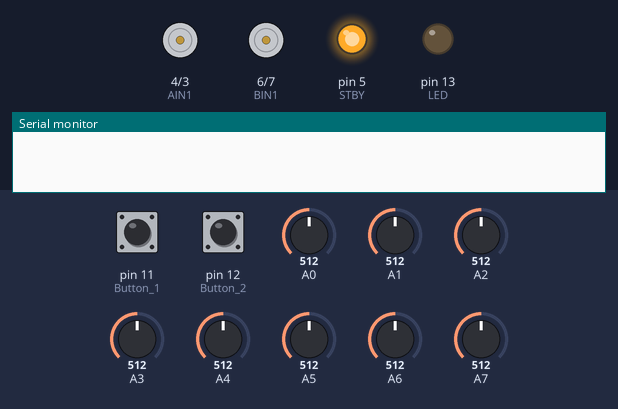
A sketch run on a simulated Arduino Uno, built with avr-gcc and run on an emulated ATmega328P. Shown: motor-driver pin pairs drawn as motors (green arrow = first pin HIGH = forward, orange = second pin HIGH = backward, longer = more drive, scaled by the enable pin, stopped while the standby pin is LOW), output pins drawn as LEDs (lit = HIGH), the last lines printed to the serial monitor. Inputs (shaded band) come from the test bench; at power-on: pin 11 (Button_1) HIGH, pin 12 (Button_2) HIGH, A0 = 512, A1 = 512, A2 = 512, A3 = 512, A4 = 512, A5 = 512, A6 = 512, A7 = 512.

Above: at 1.2 s.
1.3 s: pin 11 (Button_1) pulled LOW for 0.15 s
At 2.9 s:
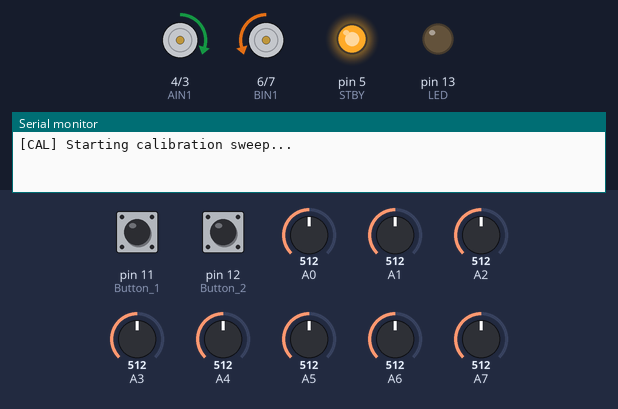
At 3.8 s:
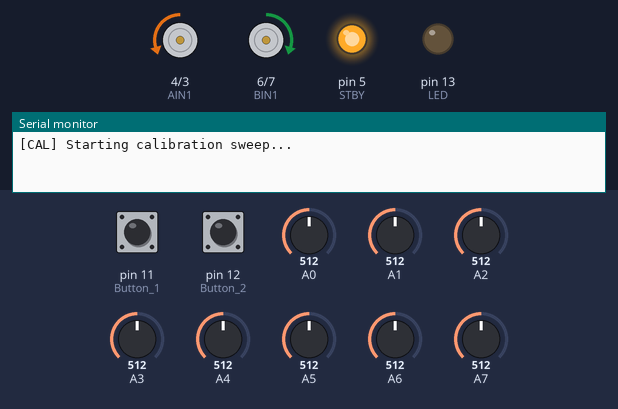
4.4 s: pin 12 (Button_2) pulled LOW for 0.15 s
At 6.1 s:
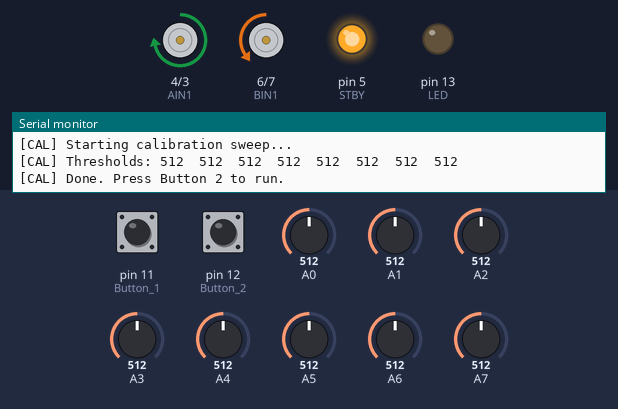
Timing chart, 0 to 7.6 s (numbered marks = the images above; inputs shaded):
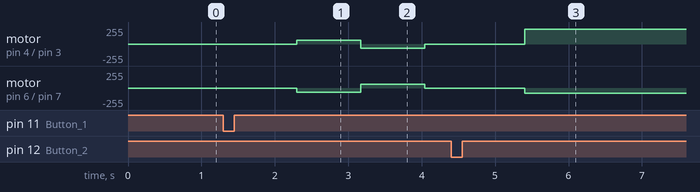

Measured:
- after the input at 1.3 s, motor on pin 4 (AIN1) / pin 3 (AIN2): stopped → forward 60/255 after 1.0 s, → backward 60/255 0.87 s later, → stopped 0.87 s later; motor on pin 6 (BIN1) / pin 7 (BIN2): stopped → backward 60/255 after 1.0 s, → forward 60/255 0.87 s later, → stopped 0.87 s later
- after the input at 4.4 s, motor on pin 4 (AIN1) / pin 3 (AIN2): stopped → forward 220/255 after 1.0 s; motor on pin 6 (BIN1) / pin 7 (BIN2): stopped → backward 80/255 after 1.0 s

The sketch:

PID_LineFollower.ino
```cpp
/*
 * ================================================================
 *          PID LINE FOLLOWING ROBOT
 *          Author  : Deepak K  (@Deepakk-06)
 *          Control : Discrete PID with anti-windup & auto-calibration
 * ================================================================
 *
 * SYSTEM OVERVIEW
 * ---------------
 * An 8-channel IR sensor array continuously samples the line position.
 * Each sensor is assigned a positional weight. The weighted average of
 * all active sensor readings produces a signed error value:
 *
 *      Sensor  :  S1   S2   S3   S4   S5   S6   S7   S8
 *      Weight  :  +4   +3   +2   +1   -1   -2   -3   -4
 *
 *      error > 0  →  line is left of center  →  steer left
 *      error < 0  →  line is right of center →  steer right
 *      error = 0  →  robot is centered       →  full speed ahead
 *
 * The PID controller converts that error into a differential speed
 * correction applied to the two drive motors:
 *
 *      leftSpeed  = baseSpeed - PIDoutput
 *      rightSpeed = baseSpeed + PIDoutput
 *
 * CALIBRATION
 * -----------
 * Before each run the robot sweeps left and right, recording the min
 * and max analog value seen by every sensor. The midpoint becomes
 * each sensor's individual binary threshold. This compensates for
 * uneven lighting, sensor variation, and surface reflectivity.
 *
 * LINE LOSS RECOVERY
 * ------------------
 * If all sensors go inactive (robot has left the line), the integrator
 * is reset to prevent windup and the robot spins hard in the direction
 * of the last known error until the line is reacquired.
 *
 * ================================================================
 */

// Fast ADC access macros (set/clear individual bits in SFR registers)
#ifndef cbi
#define cbi(sfr, bit) (_SFR_BYTE(sfr) &= ~_BV(bit))
#endif
#ifndef sbi
#define sbi(sfr, bit) (_SFR_BYTE(sfr) |= _BV(bit))
#endif

// ----------------------------------------------------------------
//  Motor Driver Pin Map  (TB6612FNG)
// ----------------------------------------------------------------
#define AIN1  4    // Motor A direction pin 1
#define AIN2  3    // Motor A direction pin 2
#define PWMA  9    // Motor A PWM speed
#define BIN1  6    // Motor B direction pin 1
#define BIN2  7    // Motor B direction pin 2
#define PWMB  10   // Motor B PWM speed
#define STBY  5    // Driver standby (active HIGH)
// ----------------------------------------------------------------

// ----------------------------------------------------------------
//  Track & Sensor Configuration  — edit these to match your setup
// ----------------------------------------------------------------
bool         isBlackLine    = true;  // true = black line on white surface
unsigned int lineThickness  = 15;    // line width in mm (keep between 10–35)
unsigned int numSensors     = 8;     // number of active IR sensors (5, 7, or 8)
// ----------------------------------------------------------------

// ----------------------------------------------------------------
//  PID Gains  — tuned for 15mm black line, smooth curves, speed 220
//
//  Kp  Proportional: steering effort per unit of error.
//       Too high → oscillation. Too low → sluggish cornering.
//
//  Kd  Derivative: resists rapid error changes (damps oscillation).
//       The most impactful gain for high-speed stability.
//       Increase this first if the robot wiggles at speed.
//
//  Ki  Integral: accumulates residual error over time.
//       Fixes steady-state drift on long straights.
//       Keep small — large values cause integrator windup.
// ----------------------------------------------------------------
float Kp = 0.13;
float Kd = 0.40;
float Ki = 0.0005;
// ----------------------------------------------------------------

// ----------------------------------------------------------------
//  Speed Configuration
// ----------------------------------------------------------------
int lfSpeed      = 220;   // cruise speed (0–255)
int currentSpeed = 60;    // starting speed — ramps up to lfSpeed each loop
// ----------------------------------------------------------------

// PID state variables
int    P, D, PIDvalue;
int    I             = 0;
int    previousError = 0;
double error         = 0;
int    lsp, rsp, activeSensors;
int    onLine = 1;

// Positional weights for 8-sensor array (left = positive, right = negative)
int sensorWeight[8] = { 4, 3, 2, 1, -1, -2, -3, -4 };

// Per-sensor calibration and live readings
int minValues[8], maxValues[8], threshold[8];
int sensorValue[8], sensorArray[8];


// ================================================================
//  SETUP
// ================================================================
void setup() {

  // Set ADC prescaler to 16 → ADC clock ~1MHz → faster analogRead
  // Default prescaler is 128 (~125kHz). With 8 sensors sampled
  // every loop iteration, faster ADC directly improves loop frequency.
  sbi(ADCSRA, ADPS2);
  cbi(ADCSRA, ADPS1);
  cbi(ADCSRA, ADPS0);

  Serial.begin(115200);

  // Motor driver GPIO
  pinMode(AIN1, OUTPUT);  pinMode(AIN2, OUTPUT);
  pinMode(BIN1, OUTPUT);  pinMode(BIN2, OUTPUT);
  pinMode(PWMA, OUTPUT);  pinMode(PWMB, OUTPUT);
  pinMode(STBY, OUTPUT);
  digitalWrite(STBY, HIGH);  // take driver out of standby

  // User interface
  pinMode(11, INPUT_PULLUP);  // Button 1 → start calibration
  pinMode(12, INPUT_PULLUP);  // Button 2 → start run
  pinMode(13, OUTPUT);        // LED → on-line indicator

  lineThickness = constrain(lineThickness, 10, 35);
}


// ================================================================
//  MAIN LOOP
// ================================================================
void loop() {

  // --- Wait for calibration trigger ---
  while (digitalRead(11)) {}
  delay(1000);
  calibrate();

  // --- Wait for run trigger ---
  while (digitalRead(12)) {}
  delay(1000);

  // Reset PID state before run to avoid stale values
  I            = 0;
  previousError = 0;
  currentSpeed  = 60;

  // --- Main control loop ---
  while (1) {

    readLine();

    // Gradually ramp speed up to cruise — avoids wheel slip on start
    if (currentSpeed < lfSpeed) currentSpeed++;

    if (onLine) {
      // On line: run PID and drive
      lineFollow();
      digitalWrite(13, HIGH);

    } else {
      // Line lost: reset integrator, spin toward last known error
      digitalWrite(13, LOW);
      I = 0;

      if (error > 0) {
        motor1run(-80);
        motor2run(lfSpeed);
      } else {
        motor1run(lfSpeed);
        motor2run(-80);
      }
    }
  }
}


// ================================================================
//  PID LINE FOLLOW
//  Computes weighted position error from active sensors,
//  runs the PID equation, and sets differential motor speeds.
// ================================================================
void lineFollow() {

  error         = 0;
  activeSensors = 0;

  for (int i = 0; i < numSensors; i++) {
    error         += (double)sensorWeight[i] * sensorArray[i] * sensorValue[i];
    activeSensors += sensorArray[i];
  }

  // Weighted average — normalises error regardless of how many
  // sensors are active at a given moment
  if (activeSensors > 0) error /= activeSensors;

  P = error;
  I = constrain(I + (int)error, -500, 500);  // anti-windup clamp
  D = (int)error - previousError;

  PIDvalue     = (int)((Kp * P) + (Ki * I) + (Kd * D));
  previousError = (int)error;

  lsp = constrain(currentSpeed - PIDvalue, 0, 255);
  rsp = constrain(currentSpeed + PIDvalue, 0, 255);

  motor1run(lsp);
  motor2run(rsp);
}


// ================================================================
//  CALIBRATION
//  Sweeps right then left, recording per-sensor min/max values.
//  Threshold = midpoint of each sensor's individual dynamic range.
//  Bidirectional sweep ensures every sensor crosses both the line
//  and the background surface regardless of sensor position.
// ================================================================
void calibrate() {

  Serial.println("[CAL] Starting calibration sweep...");

  // Seed min/max with first reading
  for (int i = 0; i < numSensors; i++) {
    minValues[i] = analogRead(i);
    maxValues[i] = analogRead(i);
  }

  // Phase 1 — sweep right
  for (int j = 0; j < 5000; j++) {
    motor1run(60);
    motor2run(-60);
    updateCalibration();
  }

  // Phase 2 — sweep left (return to start, extends sensor range)
  for (int j = 0; j < 5000; j++) {
    motor1run(-60);
    motor2run(60);
    updateCalibration();
  }

  motor1run(0);
  motor2run(0);

  // Compute thresholds and report over serial
  Serial.print("[CAL] Thresholds: ");
  for (int i = 0; i < numSensors; i++) {
    threshold[i] = (minValues[i] + maxValues[i]) / 2;
    Serial.print(threshold[i]);
    Serial.print("  ");
  }
  Serial.println("\n[CAL] Done. Press Button 2 to run.");
}


// Helper — called inside calibration loops to keep them readable
void updateCalibration() {
  for (int i = 0; i < numSensors; i++) {
    int v = analogRead(i);
    if (v < minValues[i]) minValues[i] = v;
    if (v > maxValues[i]) maxValues[i] = v;
  }
}


// ================================================================
//  READ LINE
//  Maps each sensor's raw ADC value to a normalised 0–1000 range
//  using its individual calibration min/max. Values above 500
//  are considered "on line". Updates the onLine flag.
// ================================================================
void readLine() {

  onLine = 0;

  for (int i = 0; i < numSensors; i++) {

    // Map to 0–1000 range, direction depending on line colour
    if (isBlackLine) {
      sensorValue[i] = map(analogRead(i), minValues[i], maxValues[i], 0, 1000);
    } else {
      sensorValue[i] = map(analogRead(i), minValues[i], maxValues[i], 1000, 0);
    }

    sensorValue[i] = constrain(sensorValue[i], 0, 1000);
    sensorArray[i] = (sensorValue[i] > 500) ? 1 : 0;

    if (sensorArray[i]) onLine = 1;
  }
}


// ================================================================
//  MOTOR CONTROL
//  Accepts signed speed (-255 to +255).
//  Positive = forward, negative = reverse, zero = coast.
//  Coast is used instead of hard brake to reduce mechanical
//  stress and avoid jerky transitions at high speed.
// ================================================================
void motor1run(int spd) {
  spd = constrain(spd, -255, 255);
  if (spd > 0) {
    digitalWrite(AIN1, HIGH); digitalWrite(AIN2, LOW);
    analogWrite(PWMA, spd);
  } else if (spd < 0) {
    digitalWrite(AIN1, LOW);  digitalWrite(AIN2, HIGH);
    analogWrite(PWMA, abs(spd));
  } else {
    digitalWrite(AIN1, LOW);  digitalWrite(AIN2, LOW);
    analogWrite(PWMA, 0);
  }
}

void motor2run(int spd) {
  spd = constrain(spd, -255, 255);
  if (spd > 0) {
    digitalWrite(BIN1, HIGH); digitalWrite(BIN2, LOW);
    analogWrite(PWMB, spd);
  } else if (spd < 0) {
    digitalWrite(BIN1, LOW);  digitalWrite(BIN2, HIGH);
    analogWrite(PWMB, abs(spd));
  } else {
    digitalWrite(BIN1, LOW);  digitalWrite(BIN2, LOW);
    analogWrite(PWMB, 0);
  }
}
```
